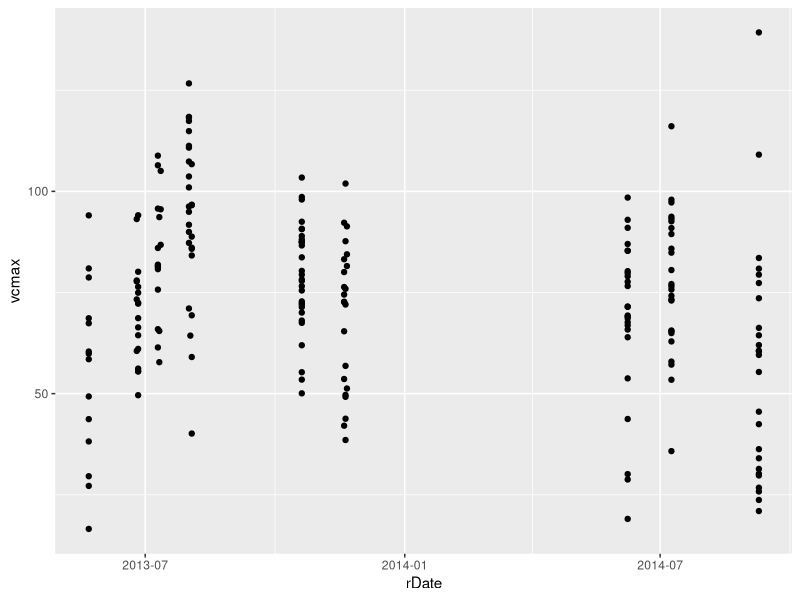
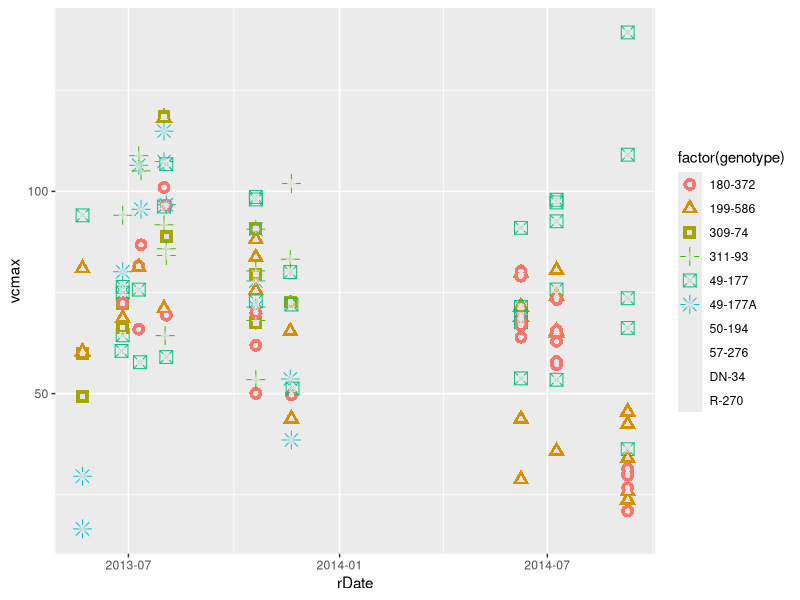
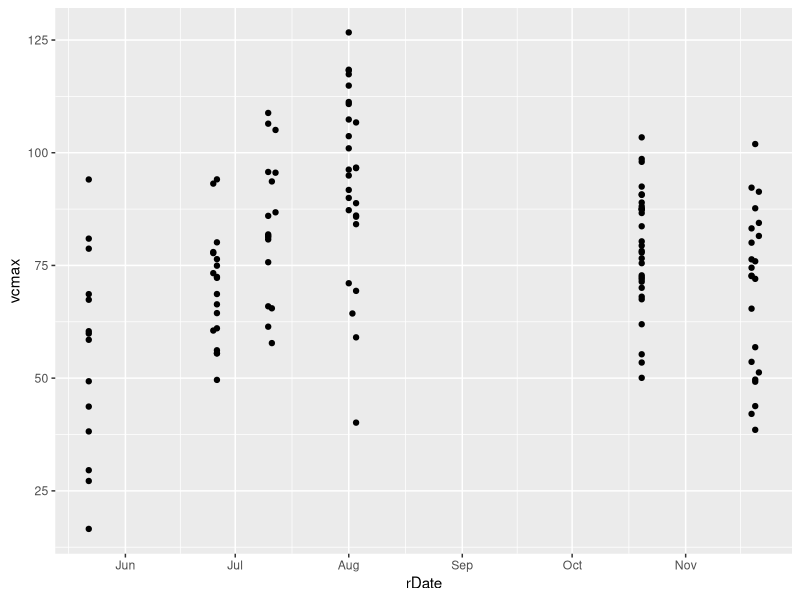
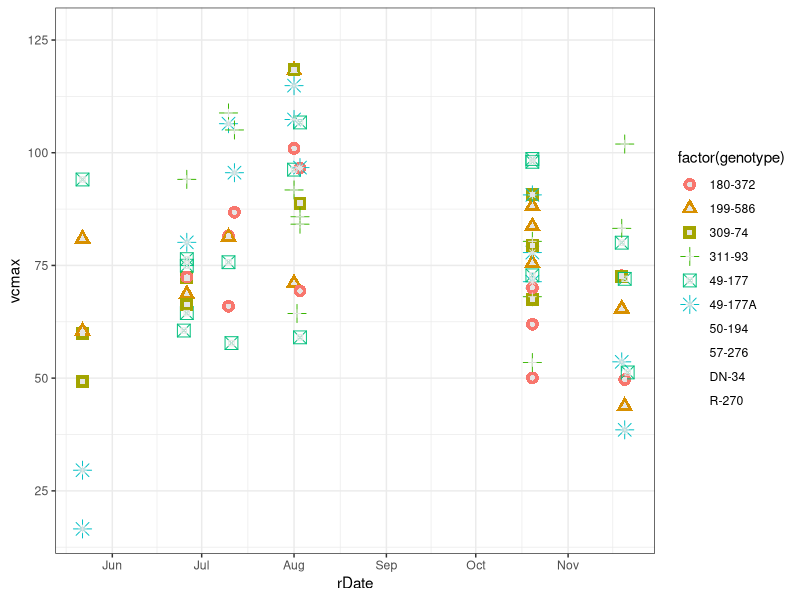
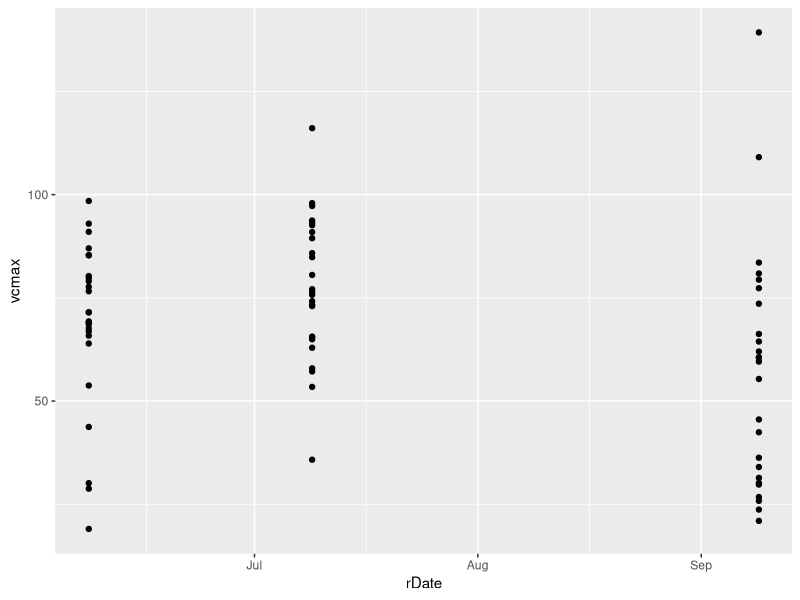
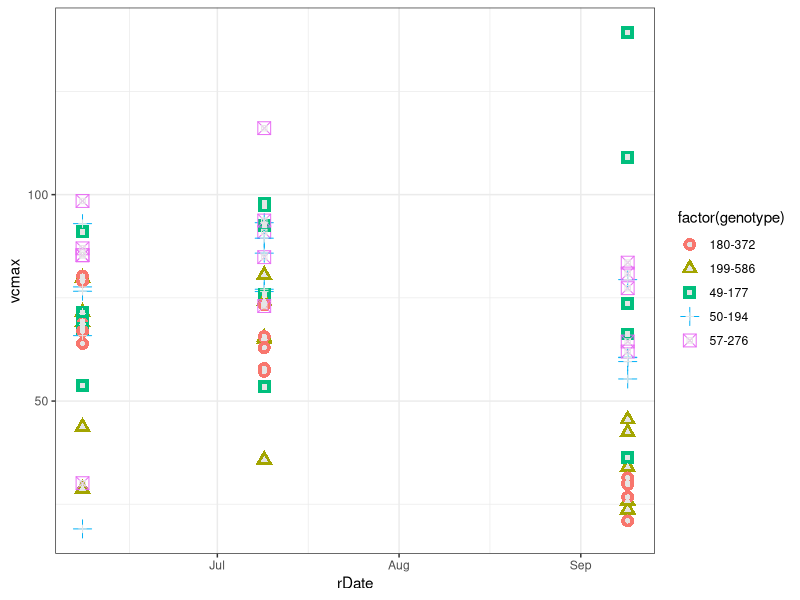

Write the R code that produced these figures, in order. (Note: this script raises an error after producing the figures.)
#install package dplyr 
#cheatsheet - http://www.rstudio.com/wp-content/uploads/2015/02/data-wrangling-cheatsheet.pdf
library(dplyr)

#read data in
aci <- read.table (file="data/2013_2014_photosynthesis_master.csv", sep=",", header=TRUE)

#display table of data
tbl_df(aci)

#ISOdate or rDate formats
aci$rDate = as.Date(aci$date, "%m/%d/%Y")

#subsetting data for 2013 and 2014 by themselves
aci2013 <- subset(aci, year == 2013)
aci2014 <- subset(aci, year == 2014)

#do some simple plots

#INSTALL PACKAGE ggplot2 & Pull the library
#install.packages("ggplot2")
library(ggplot2)

#you can find more examples for using ggplot2 at the following locations
# http://ggplot2.org/ 
# http://www.rstudio.com/wp-content/uploads/2015/03/ggplot2-cheatsheet.pdf

#first DEFINE the plot you want to see *NOTE instead of using ENZdat$pH as x you define the dataframe FIRST and then the x and y axes
a <- ggplot(aci, aes(x=rDate, y=vcmax))
#create a simple plot
a + geom_point()


a + aes(shape = factor(genotype)) +
  geom_point(aes(colour = factor(genotype)), size = 4) +
  geom_point(colour="grey90", size = 1.5)


#
#for just 2013
#

a13 <- ggplot(aci2013, aes(x=rDate, y=vcmax))
#create a simple plot
a13 + geom_point()


a13 + theme_bw() + aes(shape = factor(genotype)) +
  geom_point(aes(colour = factor(genotype)), size = 4) +
  geom_point(colour="grey90", size = 1.5)




#
#for just 2014
#
a14 <- ggplot(aci2014, aes(x=rDate, y=vcmax))
#create a simple plot
a14 + geom_point()


a14 + theme_bw() + aes(shape = factor(genotype)) +
  geom_point(aes(colour = factor(genotype)), size = 4) +
  geom_point(colour="grey90", size = 1.5)



#examine simple plots and write down step by step what you need to make the next plot

# 1) we want a plot of the MEAN Vcmax for EACH genotype at each date
# 2) we want the standard error of that mean
# could use tapply

# 3) we want to know if these means are different from each other
#could do an ANOVA - repeated measures ANOVA 

# Does my data conform to the ASSUMPTIONS OF THE ANALYSIS I WANT TO DO?
# What are the assumptions of the ANOVA?

# QUESTION1: What is the appropriate model structure for THIS analysis? (what are the main effects, interactions - what is your unit of replication?)
# QUESTION1: WHAT are the differences I care about for THIS analysis?
# Question3: What is the appropriate statistical test? 


######
#try UCLA webpage for examples of statistical models

demo1.aov <- aov(vcmax ~ genotype * rdate + Error(tree), data = aci)
summary(demo1.aov)


aov.out = aov(vcmax ~ rDate + Error(tree/rDate), data=aci)
summary(aov.out)
